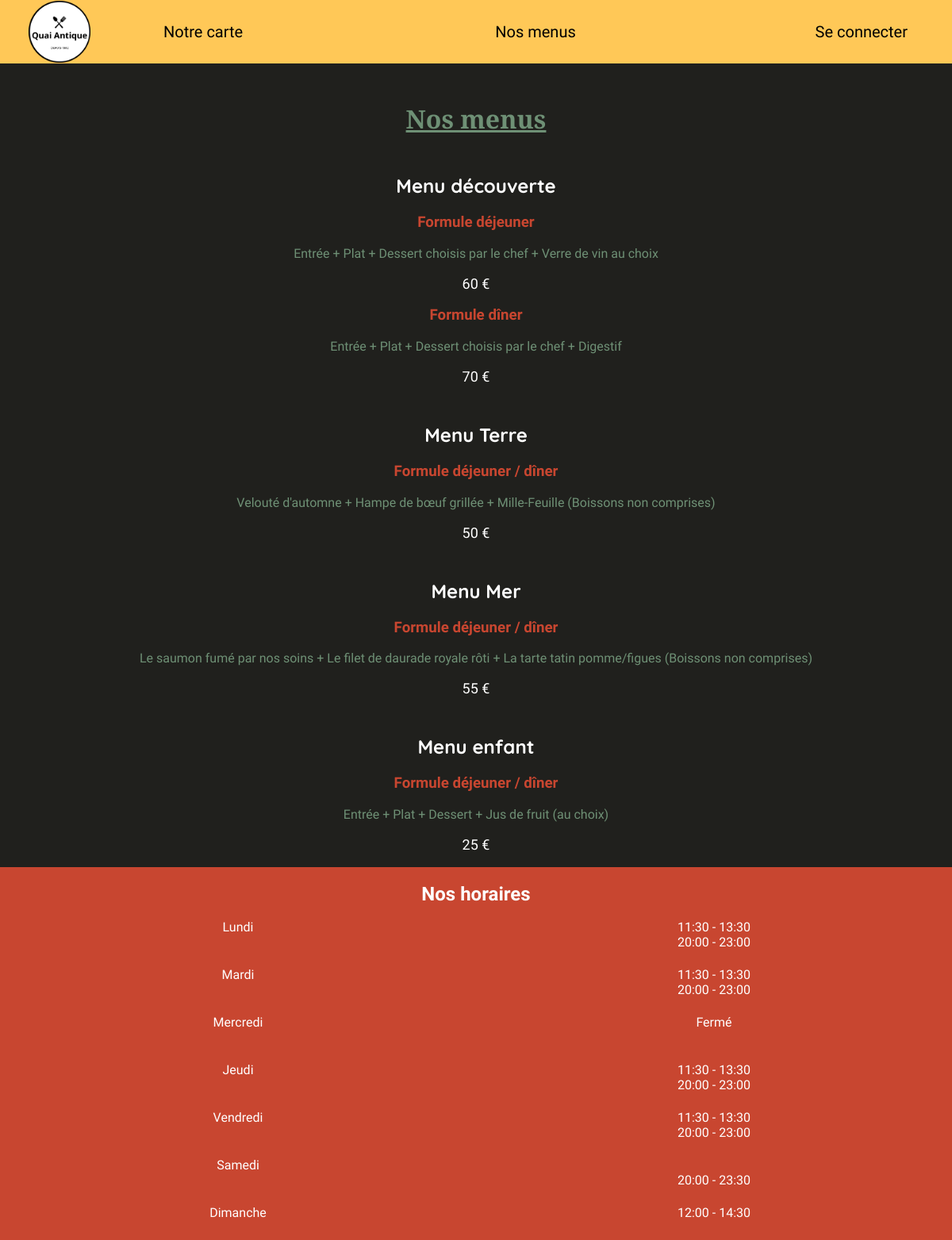
Screenshot of /ECF/Vue/menus.php with the database file from the repository.
### tables this page shows
CREATE TABLE hours (
    days int(11) auto_increment not null primary key,
    hoursNoon varchar(15),
    hoursEvening varchar(15),
    isClosed tinyint(1) default 0 
);

### ECF/Back/Models/Hours.php (called while the page is built, shortened)
<?php
class Hours
{
    private ?string $hoursNoon;
    private ?string $hoursEvening;
    private bool $isClosed;
    public function getHoursNoon(): ?string
    {
        return $this->hoursNoon;
    }
    public function getHoursEvening(): ?string
    {
        return $this->hoursEvening;
    }
    public function getIsClosed(): bool
    {
        return $this->isClosed;
    }
}

### ECF/Back/Models/Database.php (the view, shortened to what this page needs)
<?php
class Database
{
    private $pdo;
    public function __construct()
    {
      $this->pdo = new PDO('mysql:host=localhost;port=8889;dbname=restaurant', 'root', 'root');
    }
    public function hoursDisplay()
    {
        try {
            $pdoStatement = $this->pdo->prepare('SELECT * FROM hours ORDER BY days');
            $pdoStatement->setFetchMode(PDO::FETCH_CLASS, 'Hours');
            if($pdoStatement->execute()) {
                while($hour = $pdoStatement->fetch()) {
                    if($hour->getIsClosed() !== true) {
                        echo '<p>'.$hour->getHoursNoon().'<br>'.$hour->getHoursEvening().'</p>';
                    } else {
                        echo '<p>Fermé</p>';
                    }
                }
            }
        } catch (PDOException $e) {
            echo $e->getMessage();
        }
    }
}

### ECF/Vue/CSS/style.css (style rules this page uses)
html, body { font-size: 13px; text-align: center; margin: 0; padding: 0; background: #20201D; font-family: 'Nanum Gothic', sans-serif; color: #6E9075; }
@media screen and (min-width : 768px) { html, body { font-size: 16px; } }

### rows the page displays
hours: hoursNoon "11:30 - 13:30", hoursEvening "20:00 - 23:00"
hours: hoursNoon "11:30 - 13:30", hoursEvening "20:00 - 23:00"
hours: isClosed "Fermé"
hours: hoursNoon "11:30 - 13:30", hoursEvening "20:00 - 23:00"
hours: hoursNoon "11:30 - 13:30", hoursEvening "20:00 - 23:00"
hours: hoursEvening "20:00 - 23:30"
hours: hoursNoon "12:00 - 14:30"
